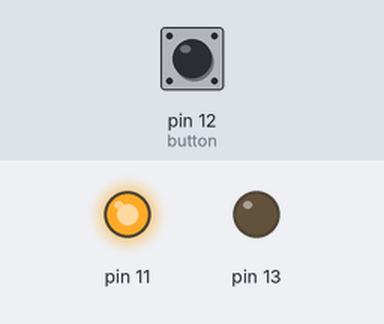
This sketch was run on a simulated Arduino Uno, built with avr-gcc and run on an emulated ATmega328P. Shown: output pins drawn as LEDs (lit = HIGH). The inputs (shaded band) are chosen by the test bench; at power-on: pin 12 (button) HIGH.

Above: at 1.2 s.
1.3 s: pin 12 (button) pulled LOW for 0.15 s
At 2.0 s:
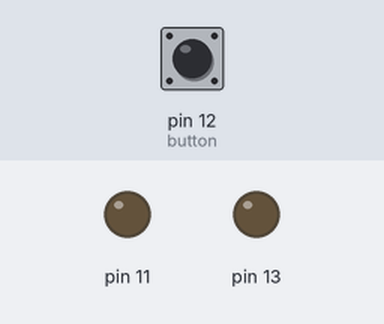
2.9 s: pin 12 (button) pulled LOW for 1 s
At 3.67 s:
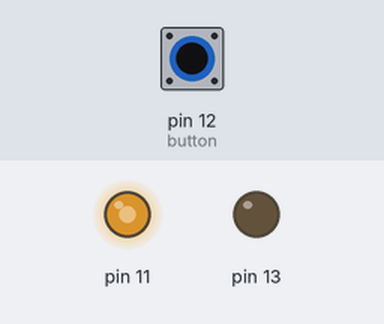
5.9 s: pin 12 (button) pulled LOW for 3.2 s
At 6.43 s:
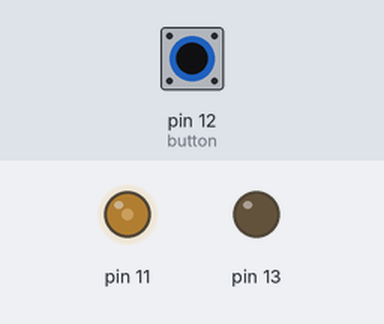
Timing chart, 0 to 16.8 s (numbered marks = the images above; inputs shaded):
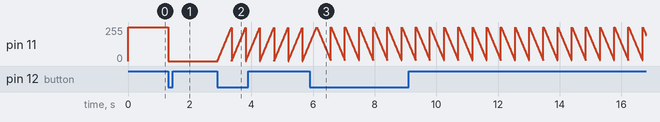

The sketch:

FSM_Led_ON_OFF.ino
```cpp
//http://playground.arduino.cc/uploads/Code/FSM.zip
#include <FiniteStateMachine.h>
//http://playground.arduino.cc/uploads/Code/Button.zip
#include <Button.h>
//http://playground.arduino.cc/uploads/Code/LED.zip
#include <LED.h>

const byte NUMBER_OF_STATES = 4; //how many states are we cycling through?

//initialize states
State On = State(ledOn);
State Off = State(ledOff);
State FadeIn = State(ledFadeIn);
State FadeOut = State(ledFadeOut);

FSM ledStateMachine = FSM(On);     //initialize state machine, start in state: On

Button button = Button(12,PULLUP); //initialize the button (wire between pin 12 and ground)
LED led = LED(11);                 //initialize the LED
byte buttonPresses = 0;            //counter variable, hols number of button presses

void setup(){ /*nothing to setup*/ }

//poor example, but then again; it's just an example
void loop(){
  if (button.uniquePress()){
    //increment buttonPresses and constrain it to [ 0, 1, 2, 3 ]
    buttonPresses = ++buttonPresses % NUMBER_OF_STATES;
    switch (buttonPresses){
      case 0: ledStateMachine.transitionTo(On); break;
      case 1: ledStateMachine.transitionTo(Off); break;
      case 2: ledStateMachine.transitionTo(FadeIn); break;
      case 3: ledStateMachine.transitionTo(FadeOut); break;
    }
  }
  ledStateMachine.update();
}

//utility functions
void ledOn(){ led.on(); }
void ledOff(){ led.off(); }
void ledFadeIn(){ led.fadeIn(500); }
void ledFadeOut(){ led.fadeOut(500); }
//end utility functions
```

Measured:
- after the input at 1.3 s, pin 11: 255/255 → 0/255 at once
- after the input at 2.9 s, pin 11: ramps from 0/255 to 250/255 and jumps back, once every 0.46 s
